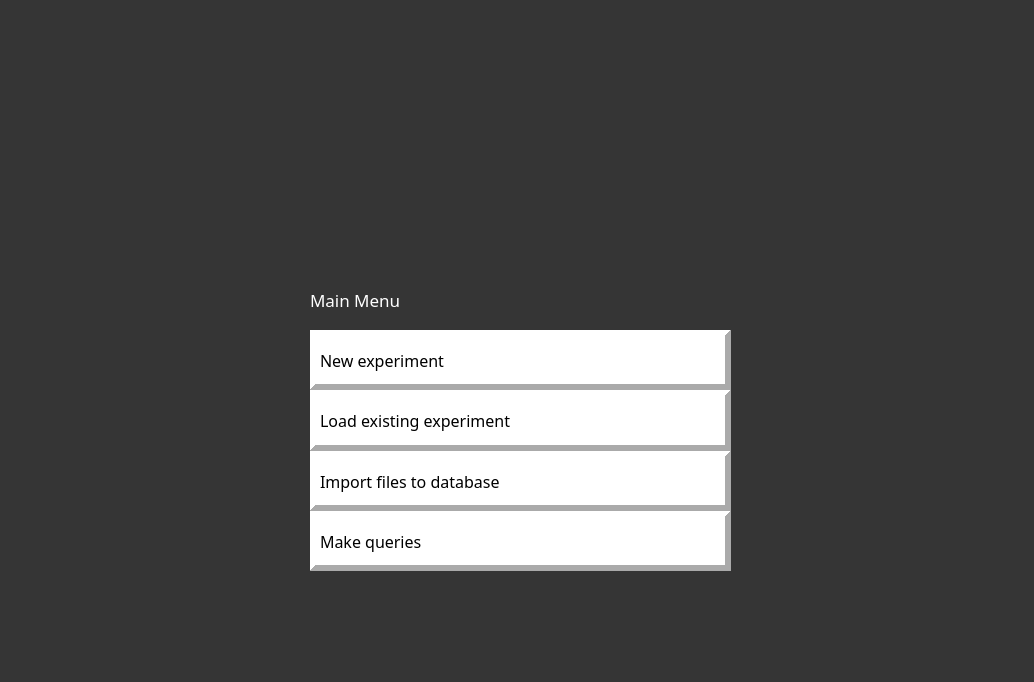
<?xml version="1.0" encoding="UTF-8"?>
<ui version="4.0">
 <class>MainWindow</class>
 <widget class="QMainWindow" name="MainWindow">
  <property name="geometry">
   <rect>
    <x>0</x>
    <y>0</y>
    <width>1034</width>
    <height>682</height>
   </rect>
  </property>
  <property name="windowTitle">
   <string>MainWindow</string>
  </property>
  <property name="styleSheet">
   <string notr="true">background-color: rgb(53, 53, 53);</string>
  </property>
  <widget class="QWidget" name="centralwidget">
   <widget class="QWidget" name="layoutWidget">
    <property name="geometry">
     <rect>
      <x>310</x>
      <y>270</y>
      <width>421</width>
      <height>301</height>
     </rect>
    </property>
    <property name="font">
     <font>
      <family>Small Fonts</family>
      <pointsize>12</pointsize>
      <weight>50</weight>
      <italic>false</italic>
      <bold>false</bold>
     </font>
    </property>
    <layout class="QVBoxLayout" name="verticalLayout">
     <property name="spacing">
      <number>0</number>
     </property>
     <item>
      <widget class="QLabel" name="mainmenu_lbl">
       <property name="font">
        <font>
         <family>Small Fonts</family>
         <pointsize>13</pointsize>
        </font>
       </property>
       <property name="styleSheet">
        <string notr="true">color: rgb(255, 255, 255);</string>
       </property>
       <property name="frameShape">
        <enum>QFrame::NoFrame</enum>
       </property>
       <property name="frameShadow">
        <enum>QFrame::Plain</enum>
       </property>
       <property name="lineWidth">
        <number>0</number>
       </property>
       <property name="text">
        <string>Main Menu</string>
       </property>
       <property name="margin">
        <number>1</number>
       </property>
      </widget>
     </item>
     <item>
      <widget class="QLabel" name="new_lbl">
       <property name="font">
        <font>
         <family>8514oem</family>
         <pointsize>12</pointsize>
         <weight>50</weight>
         <italic>false</italic>
         <bold>false</bold>
        </font>
       </property>
       <property name="autoFillBackground">
        <bool>false</bool>
       </property>
       <property name="styleSheet">
        <string notr="true">background-color: rgb(255, 255, 255);</string>
       </property>
       <property name="frameShape">
        <enum>QFrame::Panel</enum>
       </property>
       <property name="frameShadow">
        <enum>QFrame::Raised</enum>
       </property>
       <property name="lineWidth">
        <number>6</number>
       </property>
       <property name="text">
        <string>New experiment</string>
       </property>
       <property name="alignment">
        <set>Qt::AlignLeading|Qt::AlignLeft|Qt::AlignVCenter</set>
       </property>
      </widget>
     </item>
     <item>
      <widget class="QLabel" name="load_lbl">
       <property name="font">
        <font>
         <family>8514oem</family>
         <pointsize>12</pointsize>
         <weight>50</weight>
         <italic>false</italic>
         <bold>false</bold>
        </font>
       </property>
       <property name="autoFillBackground">
        <bool>false</bool>
       </property>
       <property name="styleSheet">
        <string notr="true">background-color: rgb(255, 255, 255);</string>
       </property>
       <property name="frameShape">
        <enum>QFrame::Panel</enum>
       </property>
       <property name="frameShadow">
        <enum>QFrame::Raised</enum>
       </property>
       <property name="lineWidth">
        <number>6</number>
       </property>
       <property name="text">
        <string>Load existing experiment</string>
       </property>
       <property name="alignment">
        <set>Qt::AlignLeading|Qt::AlignLeft|Qt::AlignVCenter</set>
       </property>
      </widget>
     </item>
     <item>
      <widget class="QLabel" name="import_lbl">
       <property name="font">
        <font>
         <family>8514oem</family>
         <pointsize>12</pointsize>
         <weight>50</weight>
         <italic>false</italic>
         <bold>false</bold>
        </font>
       </property>
       <property name="autoFillBackground">
        <bool>false</bool>
       </property>
       <property name="styleSheet">
        <string notr="true">background-color: rgb(255, 255, 255);</string>
       </property>
       <property name="frameShape">
        <enum>QFrame::Panel</enum>
       </property>
       <property name="frameShadow">
        <enum>QFrame::Raised</enum>
       </property>
       <property name="lineWidth">
        <number>6</number>
       </property>
       <property name="text">
        <string>Import files to database</string>
       </property>
       <property name="alignment">
        <set>Qt::AlignLeading|Qt::AlignLeft|Qt::AlignVCenter</set>
       </property>
      </widget>
     </item>
     <item>
      <widget class="QLabel" name="query_lbl">
       <property name="font">
        <font>
         <family>8514oem</family>
         <pointsize>12</pointsize>
         <weight>50</weight>
         <italic>false</italic>
         <bold>false</bold>
        </font>
       </property>
       <property name="autoFillBackground">
        <bool>false</bool>
       </property>
       <property name="styleSheet">
        <string notr="true">background-color: rgb(255, 255, 255);</string>
       </property>
       <property name="frameShape">
        <enum>QFrame::Panel</enum>
       </property>
       <property name="frameShadow">
        <enum>QFrame::Raised</enum>
       </property>
       <property name="lineWidth">
        <number>6</number>
       </property>
       <property name="text">
        <string>Make queries</string>
       </property>
       <property name="alignment">
        <set>Qt::AlignLeading|Qt::AlignLeft|Qt::AlignVCenter</set>
       </property>
      </widget>
     </item>
    </layout>
   </widget>
   <widget class="QLabel" name="label">
    <property name="geometry">
     <rect>
      <x>340</x>
      <y>100</y>
      <width>361</width>
      <height>131</height>
     </rect>
    </property>
    <property name="autoFillBackground">
     <bool>false</bool>
    </property>
    <property name="frameShape">
     <enum>QFrame::NoFrame</enum>
    </property>
    <property name="text">
     <string/>
    </property>
    <property name="pixmap">
     <pixmap>../resources/specdata_logo.png</pixmap>
    </property>
    <property name="scaledContents">
     <bool>true</bool>
    </property>
   </widget>
  </widget>
  <widget class="QStatusBar" name="statusbar"/>
 </widget>
 <resources/>
 <connections/>
</ui>
